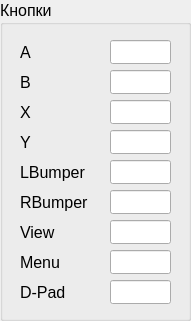
     <widget class="QGroupBox" name="gbButtons">
      <property name="geometry">
       <rect>
        <x>210</x>
        <y>5</y>
        <width>191</width>
        <height>321</height>
       </rect>
      </property>
      <property name="font">
       <font>
        <pointsize>12</pointsize>
       </font>
      </property>
      <property name="title">
       <string>Кнопки</string>
      </property>
      <widget class="QLineEdit" name="edA">
       <property name="geometry">
        <rect>
         <x>110</x>
         <y>40</y>
         <width>61</width>
         <height>24</height>
        </rect>
       </property>
       <property name="font">
        <font>
         <pointsize>12</pointsize>
        </font>
       </property>
       <property name="alignment">
        <set>Qt::AlignRight|Qt::AlignTrailing|Qt::AlignVCenter</set>
       </property>
      </widget>
      <widget class="QLabel" name="lbA">
       <property name="geometry">
        <rect>
         <x>20</x>
         <y>40</y>
         <width>20</width>
         <height>24</height>
        </rect>
       </property>
       <property name="font">
        <font>
         <pointsize>12</pointsize>
        </font>
       </property>
       <property name="text">
        <string>A</string>
       </property>
      </widget>
      <widget class="QLineEdit" name="edB">
       <property name="geometry">
        <rect>
         <x>110</x>
         <y>70</y>
         <width>61</width>
         <height>24</height>
        </rect>
       </property>
       <property name="font">
        <font>
         <pointsize>12</pointsize>
        </font>
       </property>
       <property name="alignment">
        <set>Qt::AlignRight|Qt::AlignTrailing|Qt::AlignVCenter</set>
       </property>
      </widget>
      <widget class="QLabel" name="lbB">
       <property name="geometry">
        <rect>
         <x>20</x>
         <y>70</y>
         <width>20</width>
         <height>24</height>
        </rect>
       </property>
       <property name="font">
        <font>
         <pointsize>12</pointsize>
        </font>
       </property>
       <property name="text">
        <string>B</string>
       </property>
      </widget>
      <widget class="QLabel" name="lbX">
       <property name="geometry">
        <rect>
         <x>20</x>
         <y>100</y>
         <width>20</width>
         <height>24</height>
        </rect>
       </property>
       <property name="font">
        <font>
         <pointsize>12</pointsize>
        </font>
       </property>
       <property name="text">
        <string>X</string>
       </property>
      </widget>
      <widget class="QLineEdit" name="edX">
       <property name="geometry">
        <rect>
         <x>110</x>
         <y>100</y>
         <width>61</width>
         <height>24</height>
        </rect>
       </property>
       <property name="font">
        <font>
         <pointsize>12</pointsize>
        </font>
       </property>
       <property name="alignment">
        <set>Qt::AlignRight|Qt::AlignTrailing|Qt::AlignVCenter</set>
       </property>
      </widget>
      <widget class="QLabel" name="lbY">
       <property name="geometry">
        <rect>
         <x>20</x>
         <y>130</y>
         <width>20</width>
         <height>24</height>
        </rect>
       </property>
       <property name="font">
        <font>
         <pointsize>12</pointsize>
        </font>
       </property>
       <property name="text">
        <string>Y</string>
       </property>
      </widget>
      <widget class="QLineEdit" name="edY">
       <property name="geometry">
        <rect>
         <x>110</x>
         <y>130</y>
         <width>61</width>
         <height>24</height>
        </rect>
       </property>
       <property name="font">
        <font>
         <pointsize>12</pointsize>
        </font>
       </property>
       <property name="alignment">
        <set>Qt::AlignRight|Qt::AlignTrailing|Qt::AlignVCenter</set>
       </property>
      </widget>
      <widget class="QLabel" name="lbLBumper">
       <property name="geometry">
        <rect>
         <x>20</x>
         <y>160</y>
         <width>71</width>
         <height>24</height>
        </rect>
       </property>
       <property name="font">
        <font>
         <pointsize>12</pointsize>
        </font>
       </property>
       <property name="text">
        <string>LBumper</string>
       </property>
      </widget>
      <widget class="QLineEdit" name="edLBumper">
       <property name="geometry">
        <rect>
         <x>110</x>
         <y>160</y>
         <width>61</width>
         <height>24</height>
        </rect>
       </property>
       <property name="font">
        <font>
         <pointsize>12</pointsize>
        </font>
       </property>
       <property name="alignment">
        <set>Qt::AlignRight|Qt::AlignTrailing|Qt::AlignVCenter</set>
       </property>
      </widget>
      <widget class="QLabel" name="lbRBumper">
       <property name="geometry">
        <rect>
         <x>20</x>
         <y>190</y>
         <width>71</width>
         <height>24</height>
        </rect>
       </property>
       <property name="font">
        <font>
         <pointsize>12</pointsize>
        </font>
       </property>
       <property name="text">
        <string>RBumper</string>
       </property>
      </widget>
      <widget class="QLineEdit" name="edRBumper">
       <property name="geometry">
        <rect>
         <x>110</x>
         <y>190</y>
         <width>61</width>
         <height>24</height>
        </rect>
       </property>
       <property name="font">
        <font>
         <pointsize>12</pointsize>
        </font>
       </property>
       <property name="alignment">
        <set>Qt::AlignRight|Qt::AlignTrailing|Qt::AlignVCenter</set>
       </property>
      </widget>
      <widget class="QLabel" name="lbView">
       <property name="geometry">
        <rect>
         <x>20</x>
         <y>220</y>
         <width>61</width>
         <height>24</height>
        </rect>
       </property>
       <property name="font">
        <font>
         <pointsize>12</pointsize>
        </font>
       </property>
       <property name="text">
        <string>View</string>
       </property>
      </widget>
      <widget class="QLineEdit" name="edView">
       <property name="geometry">
        <rect>
         <x>110</x>
         <y>220</y>
         <width>61</width>
         <height>24</height>
        </rect>
       </property>
       <property name="font">
        <font>
         <pointsize>12</pointsize>
        </font>
       </property>
       <property name="alignment">
        <set>Qt::AlignRight|Qt::AlignTrailing|Qt::AlignVCenter</set>
       </property>
      </widget>
      <widget class="QLabel" name="lbMenu">
       <property name="geometry">
        <rect>
         <x>20</x>
         <y>250</y>
         <width>61</width>
         <height>24</height>
        </rect>
       </property>
       <property name="font">
        <font>
         <pointsize>12</pointsize>
        </font>
       </property>
       <property name="text">
        <string>Menu</string>
       </property>
      </widget>
      <widget class="QLineEdit" name="edMenu">
       <property name="geometry">
        <rect>
         <x>110</x>
         <y>250</y>
         <width>61</width>
         <height>24</height>
        </rect>
       </property>
       <property name="font">
        <font>
         <pointsize>12</pointsize>
        </font>
       </property>
       <property name="alignment">
        <set>Qt::AlignRight|Qt::AlignTrailing|Qt::AlignVCenter</set>
       </property>
      </widget>
      <widget class="QLineEdit" name="edDPad">
       <property name="geometry">
        <rect>
         <x>110</x>
         <y>280</y>
         <width>61</width>
         <height>24</height>
        </rect>
       </property>
       <property name="font">
        <font>
         <pointsize>12</pointsize>
        </font>
       </property>
       <property name="alignment">
        <set>Qt::AlignRight|Qt::AlignTrailing|Qt::AlignVCenter</set>
       </property>
      </widget>
      <widget class="QLabel" name="lbDPad">
       <property name="geometry">
        <rect>
         <x>20</x>
         <y>280</y>
         <width>61</width>
         <height>24</height>
        </rect>
       </property>
       <property name="font">
        <font>
         <pointsize>12</pointsize>
        </font>
       </property>
       <property name="text">
        <string>D-Pad</string>
       </property>
      </widget>
     </widget>
